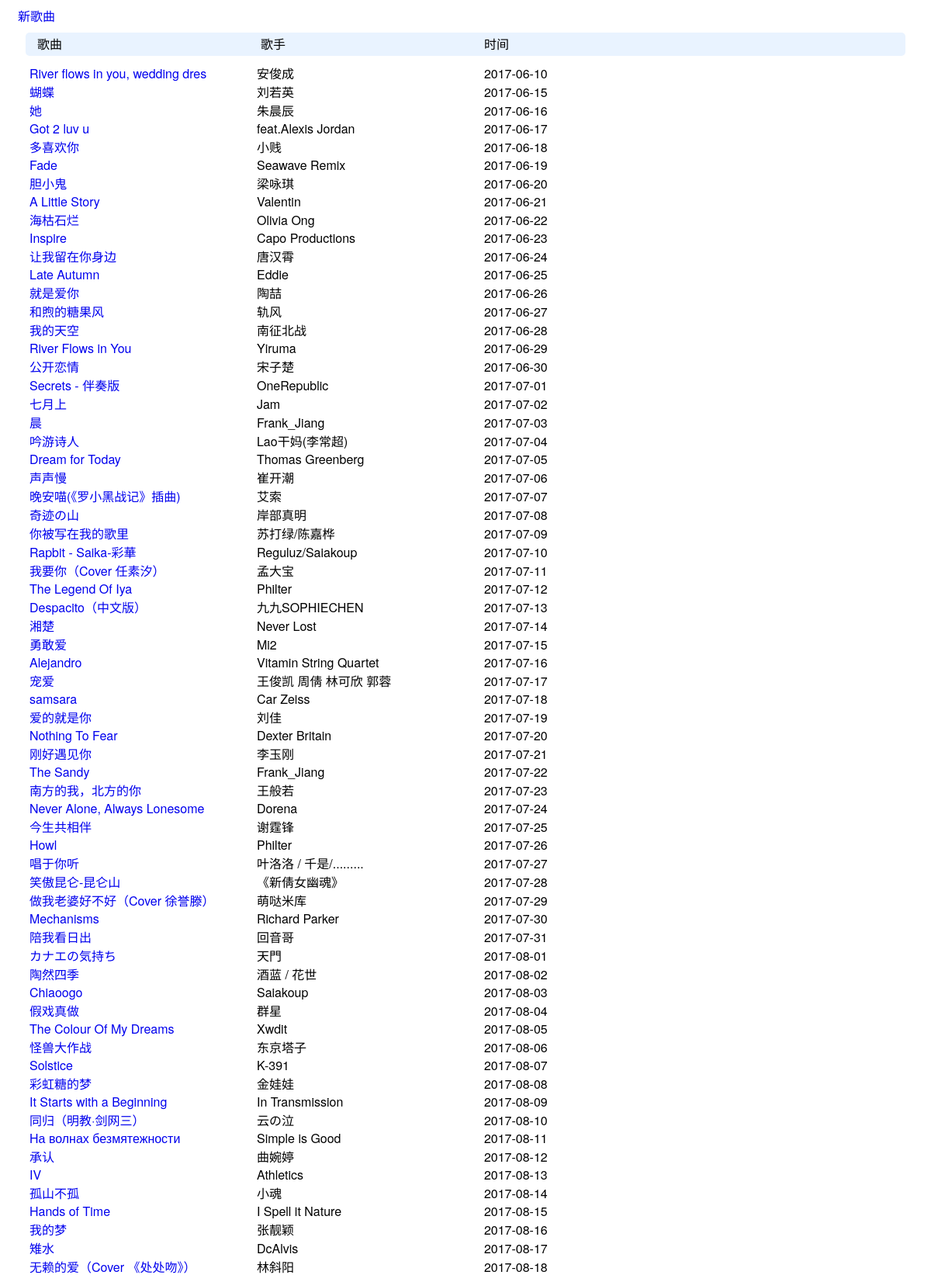
Before: /list/index/ with the older database file.
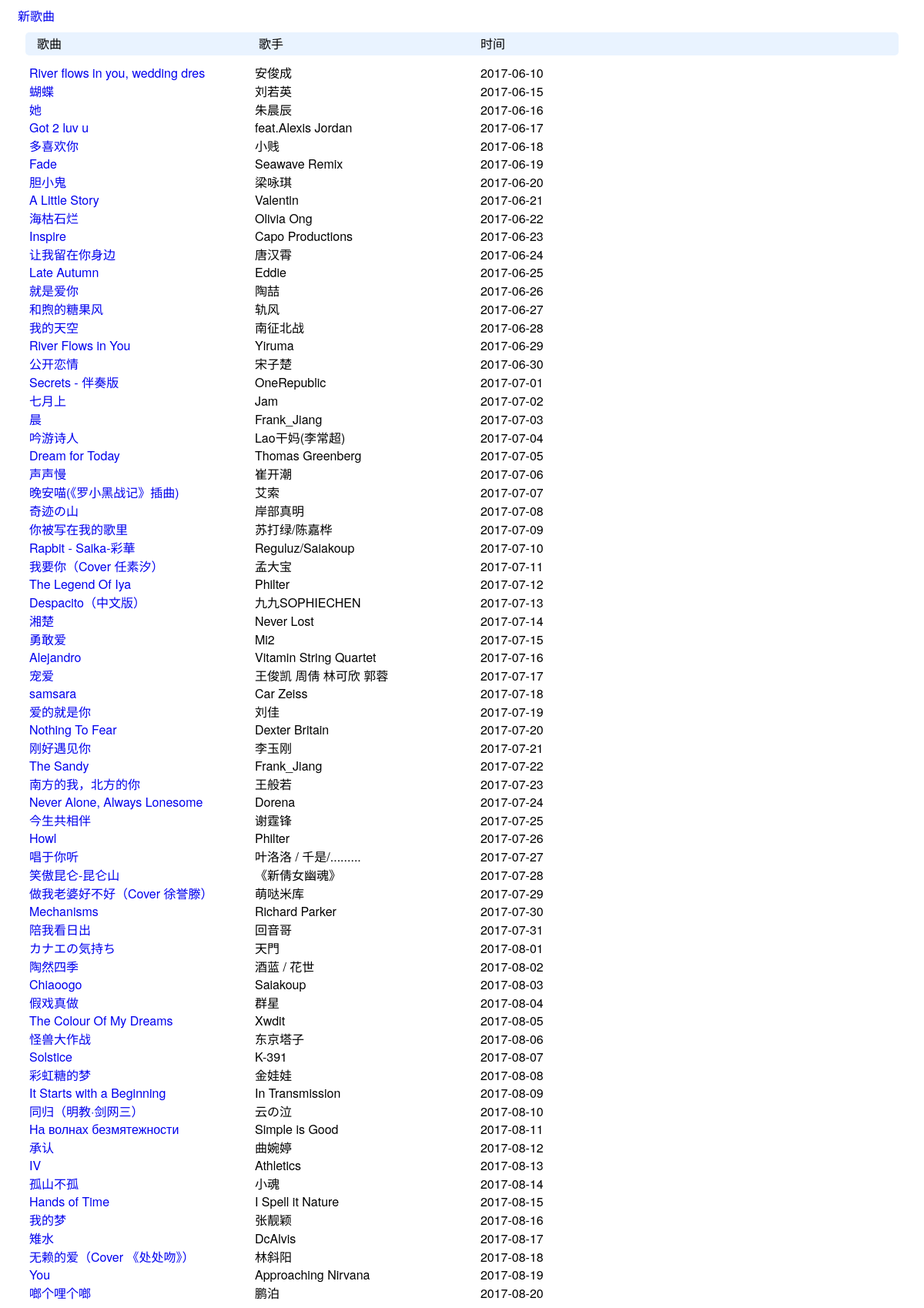
After: the same page with the newer database file.
### list/models.py (models this page shows)
class Article(models.Model):
    song_name = models.CharField('歌名', max_length=32, null=False)
    singer = models.CharField('歌手', max_length=32, null=True)
    createTime = models.DateTimeField('添加时间', auto_now=True)

### list/views.py (the view)
def index(request):
    articles = models.Article.objects.all()
    return render(request, 'list/index.html', {'articles': articles})

### list/templates/list/index.html (shortened to what this page needs)
<!DOCTYPE html>
<html lang="en">
<head>
    <link href="https://cdn.bootcss.com/bootstrap/4.0.0-alpha.6/css/bootstrap-grid.css" rel="stylesheet">
</head>
<body>
    <div  class="col-md-12">
        <a href="{% url 'list:edit_page' 0 %}">新歌曲</a>  <br/>
        <div class="title">
            <span class="col-md-3 inline">歌曲</span>
            <span class="col-md-3 inline">歌手</span>
            <span class="col-md-4 inline">时间</span>
        </div>
    {% for article in articles %}
        <div>
            <a class="col-md-3 inline" href="{% url 'list:article_page' article.id %}">{{article.song_name }}</a>
            <span class="col-md-3 inline">{{article.singer }}</span>
            <span class="col-md-4 inline">{{article.createTime|date:"Y-m-d" }}</span>
        </div>
    {% endfor %}
    </div>
</body>
</html>

### list/templates/list/index.html (style rules this page uses)
body { font-family: "Helvetica Neue", Helvetica, Arial, sans-serif, '微软雅黑'; }
a { text-decoration: none; }
.inline { display: inline-block; }
.title { background-color: #e9f3ff; height: 30px; line-height: 30px; border-radius: 5px; margin: 10px; }

Changed rows visible on the page:
added Article: song_name "You", singer "Approaching Nirvana", createTime "2017-08-19"
added Article: song_name "啷个哩个啷", singer "鹏泊", createTime "2017-08-20"
